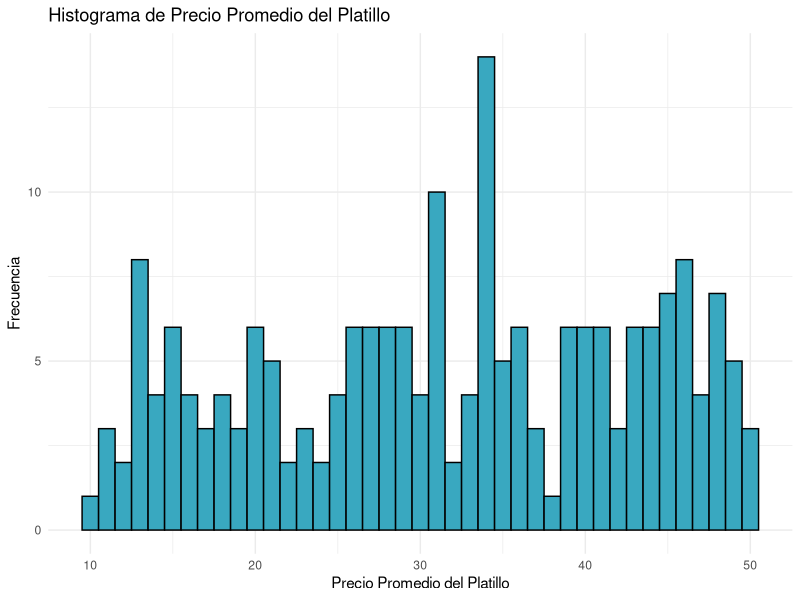
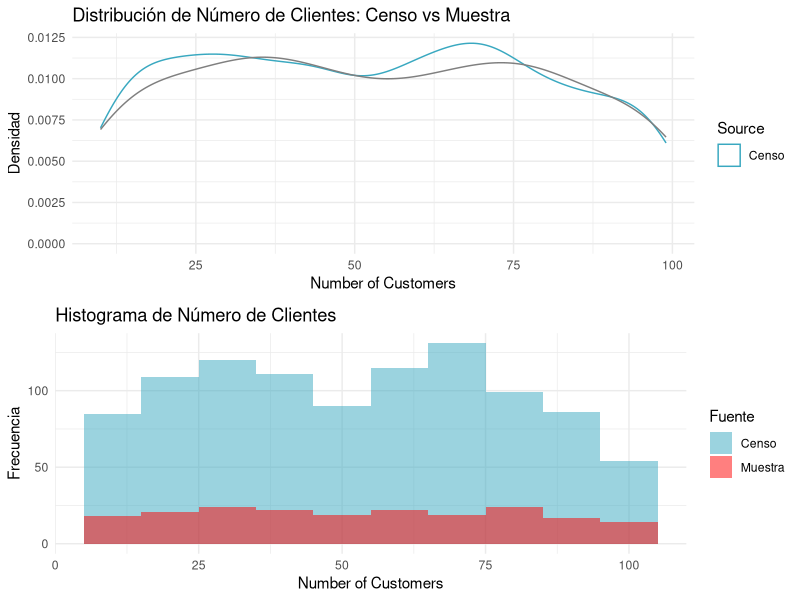
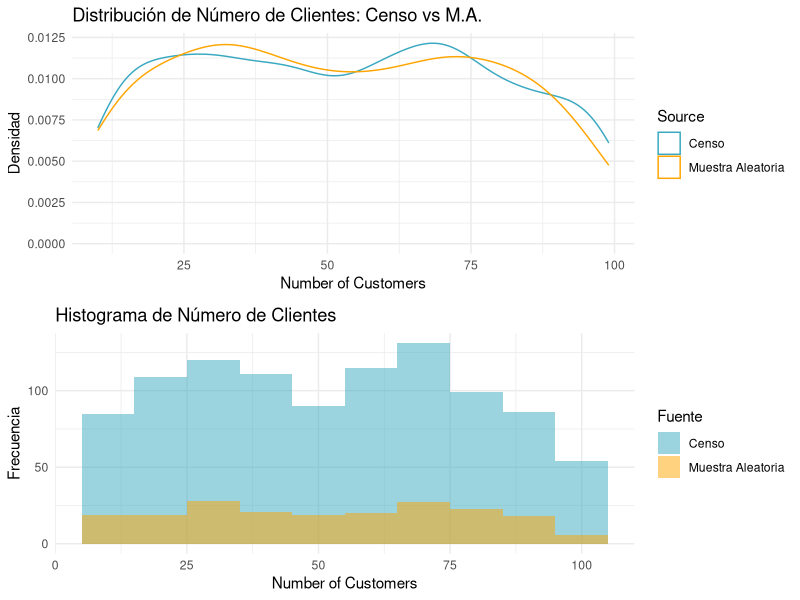
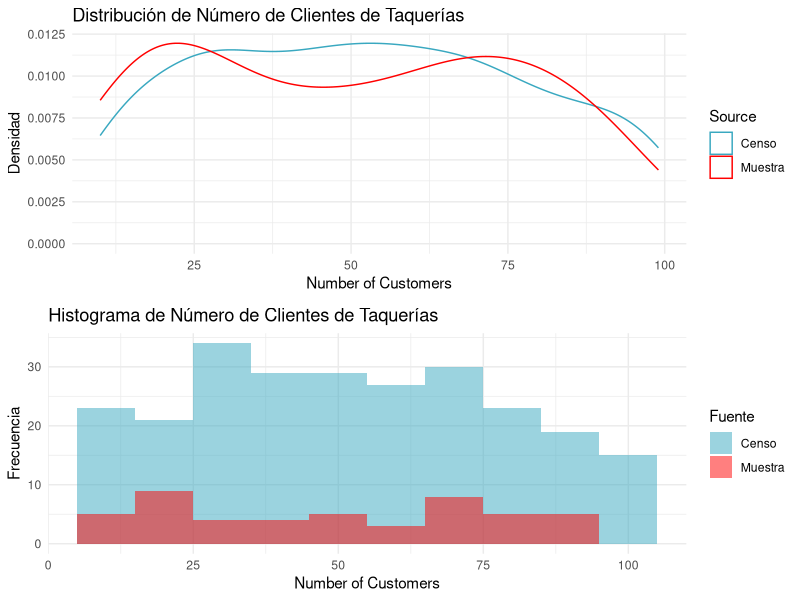
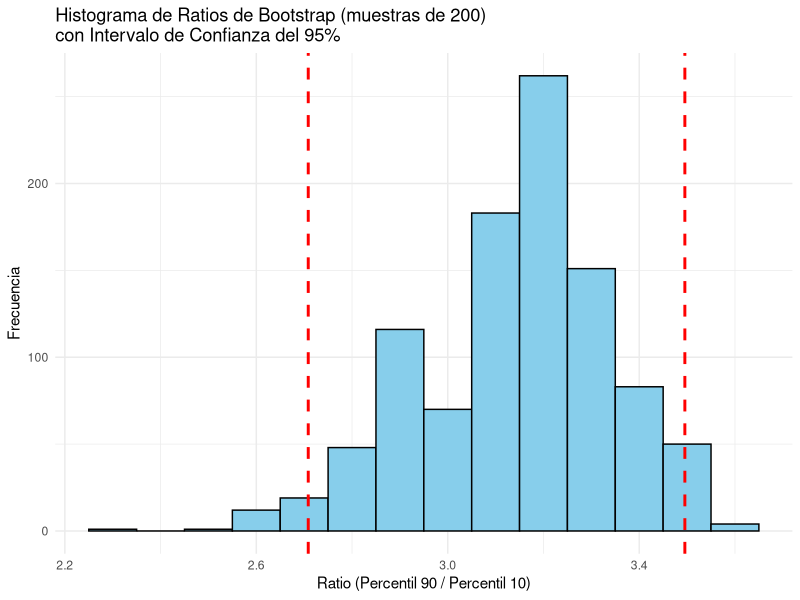
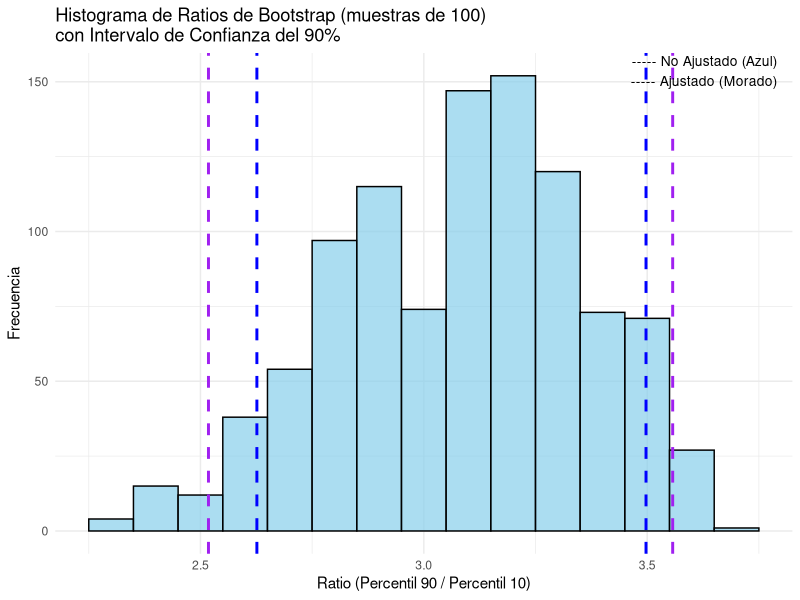

Reproduce these figures in R, in order.
## ---- chunk 1
library(tidyverse)
library(ggplot2)
library(dplyr)
library(gridExtra)
foodtruck <- read_csv("foodtrucks.csv")
foodtruck20 <- read_csv("foodtrucks20.csv") 
set.seed(69)
## ---- chunk 2
head(foodtruck20)
## ---- chunk 3
summary(foodtruck20)
ggplot(foodtruck20, aes(x = Menu_Price)) +
  geom_histogram(binwidth = 1, fill = "#39a8c0", color = "black") +
  theme_minimal() +
  labs(title = "Histograma de Precio Promedio del Platillo",
       x = "Precio Promedio del Platillo",
       y = "Frecuencia")

## ---- chunk 4

t_test <- t.test(foodtruck20$Menu_Price, conf.level = 0.95)
cat("Podemos afirmar con un 95% de confianza que el precio promedio \ndel platillo se encuentra entre", "$",t_test$conf.int[1], "y $", t_test$conf.int[2], "MXM \n")

## ---- chunk 5

combined_data <- bind_rows(
  foodtruck %>% mutate(Source = "Censo"),
  foodtruck20 %>% mutate(Source = "Muestra")
)

representatividad_hist1 <- ggplot(combined_data, aes(x = Number_of_Customers, fill = Source)) +
  geom_histogram(data = subset(combined_data, Source == "Censo"), 
                 binwidth = 10, alpha = 0.5) +
  geom_histogram(data = subset(combined_data, Source == "Muestra"), 
                 binwidth = 10, alpha = 0.5) +
  scale_fill_manual(values = c("Censo" = "#39a8c0", "Muestra" = "red")) +
  labs(title = "Histograma de Número de Clientes",
       x = "Number of Customers",
       y = "Frecuencia",
       fill = "Fuente") +  
  theme_minimal()

representatividad_dist1 <- ggplot(combined_data, 
       aes(x = Number_of_Customers, color = Source)) +
      geom_density() +
      labs(title = "Distribución de Número de Clientes: Censo vs Muestra",
           x = "Number of Customers",
           y = "Densidad") +
      scale_color_manual(values = c("Censo" = "#39a8c0", "Muestra Aleatoria" = "red")) +
      theme_minimal()


grid.arrange(representatividad_dist1, representatividad_hist1, ncol = 1)
## ---- chunk 6
# obtenemos el tamaño de muestra (20% del total del censo)
n <- nrow(foodtruck)
sample_size <- round(0.2 * n)
muestra_aleatoria <- foodtruck[sample(n, sample_size ), ]

combined_data_ma <- bind_rows(
              foodtruck %>% mutate(Source = "Censo"),
              muestra_aleatoria %>% mutate(Source = "Muestra Aleatoria")
              )

representatividad_hist2 <- ggplot(combined_data_ma, 
                                  aes(x = Number_of_Customers, fill = Source)) +
  geom_histogram(data = subset(combined_data, Source == "Censo"), 
                 binwidth = 10, alpha = 0.5) +
  geom_histogram(data = subset(combined_data_ma, Source == "Muestra Aleatoria"), 
                 binwidth = 10, alpha = 0.5) +
  scale_fill_manual(values = c("Censo" = "#39a8c0", "Muestra Aleatoria" = "orange")) +
  labs(title = "Histograma de Número de Clientes",
       x = "Number of Customers",
       y = "Frecuencia",
       fill = "Fuente") +  
  theme_minimal()

# Gráfico de densidad para Number_of_Customers
representatividad_dist2 <- ggplot(combined_data_ma, 
       aes(x = Number_of_Customers, color = Source)) +
      geom_density() +
      labs(title = "Distribución de Número de Clientes: Censo vs M.A.",
           x = "Number of Customers",
           y = "Densidad") +
      scale_color_manual(values = c("Censo" = "#39a8c0", "Muestra Aleatoria" = "orange")) +
      theme_minimal()

grid.arrange(representatividad_dist2, representatividad_hist2, ncol = 1)

## ---- chunk 7
#Tacos


combined_data_tacos <- bind_rows(
  filter(foodtruck, Cuisine_Type == "Tacos") %>% mutate(Source = "Censo"),
  filter(muestra_aleatoria, Cuisine_Type == "Tacos") %>% mutate(Source = "Muestra")
)

# Histograma para taquerías
representatividad_hist_tacos <- ggplot(
  combined_data_tacos, aes(x = Number_of_Customers, fill = Source)) +
  geom_histogram(data = subset(combined_data_tacos, Source == "Censo"), 
                 binwidth = 10, alpha = 0.5) +
  geom_histogram(data = subset(combined_data_tacos, Source == "Muestra"), 
                 binwidth = 10, alpha = 0.5) +
  scale_fill_manual(values = c("Censo" = "#39a8c0", "Muestra" = "red")) +
  labs(title = "Histograma de Número de Clientes de Taquerías",
       x = "Number of Customers",
       y = "Frecuencia",
       fill = "Fuente") +  
  theme_minimal()

# Distribución de densidad para taquerías
representatividad_dist_tacos <- ggplot(
  combined_data_tacos, aes(x = Number_of_Customers, color = Source)) +
      geom_density() +
      labs(title = "Distribución de Número de Clientes de Taquerías",
           x = "Number of Customers",
           y = "Densidad") +
      scale_color_manual(values = c("Censo" = "#39a8c0", "Muestra" = "red")) +
      theme_minimal()

grid.arrange(representatividad_dist_tacos, representatividad_hist_tacos, ncol = 1)
## ---- chunk 8
#count(foodtruck20, Cuisine_Type)
t_test_tacos <- t.test(filter(foodtruck20, Cuisine_Type == "Tacos")$Menu_Price, 
                       filter(foodtruck20, Cuisine_Type != "Tacos")$Menu_Price,
                       conf.level = 0.95)

cat(
"La prueba de hipótesis nos da un P-value de", t_test_tacos$p.value, "por lo que no tenemos \nevidencia suficiente para rechazar la hipótesis nula. Es decir, no podemos decir \nque la media de precios de los tacos sea diferente a la media de los precios \nde los otros foodtrucks.\n"
)

## ---- chunk 9

# función para el ratio
get_ratio <- function(data){
  p90 <- quantile(data, 0.9)
  p10 <- quantile(data, 0.1)
  
  return(p90/p10)
}

# Vector para guardar los resultados del bootstrap.


#data: dataset (debe tener columna Menu_Price)
#n: tamaño de submuestras
bootstrap_Menu_Price_ratios <- function(data, n){
  repeticiones <- 1000
  bootstrap_ratios <- numeric(repeticiones)
  for(i in 1:repeticiones){
    # Generamos una submuestra aleatoria de tamaño n
    sample_data <- data$Menu_Price[sample(nrow(data), size = n, replace = TRUE)] # Corrección aquí
    
    # Calculamos el ratio para cada submuestra
    bootstrap_ratios[i] <- get_ratio(sample_data)
  }
  
  return(bootstrap_ratios)
}

bootstrap200 <- bootstrap_Menu_Price_ratios(foodtruck20, 200)

mean_bootstrap200 <- mean(bootstrap200)
ic_bootstrap200 <- quantile(bootstrap200, probs = c(0.025, 0.975))


cat("Estimación puntual del ratio:", mean_bootstrap200, " con un intervalo de confianza \ndel 95% entre", ic_bootstrap200," para el ratio con muestras de 200 obs. \n")


hist_bootstrap200 <- ggplot(data.frame(bootstrap200), aes(x = bootstrap200)) +
  geom_histogram(binwidth = 0.1, fill = "skyblue", color = "black") +
  geom_vline(xintercept = ic_bootstrap200[1], color = "red", linetype = "dashed", linewidth = 1) +
  geom_vline(xintercept = ic_bootstrap200[2], color = "red", linetype = "dashed", linewidth = 1) +
  labs(title = "Histograma de Ratios de Bootstrap (muestras de 200) \ncon Intervalo de Confianza del 95%",
       x = "Ratio (Percentil 90 / Percentil 10)",
       y = "Frecuencia") +
  theme_minimal()

hist_bootstrap200


## ---- chunk 10
# Actualización de la función para incluir el cálculo de la varianza ajustada
# L: tamaño de submuestra
# M: número de repeticiónes
bootstrap_Menu_Price_ratios_var_adjusted <- function(data, L, M){
  n <- nrow(data) # Tamaño de la muestra original
  bootstrap_ratios <- numeric(M) # Para almacenar los ratios calculados en cada repetición
  bootstrap_vars <- numeric(M) # Para almacenar las varianzas ajustadas en cada repetición
  
  for(i in 1:M){ # Repetir M veces
   # Seleccionar una submuestra aleatoria de tamaño L
    sample_data <- data$Menu_Price[sample(n, size = L, replace = TRUE)]
    
    # Calcular el ratio para la submuestra
    ratio <- get_ratio(sample_data)
    bootstrap_ratios[i] <- ratio
    
    # Calcular la varianza ajustada para la submuestra
    Xboot <- mean(sample_data) # Media de la submuestra bootstrap
    var_adjusted <- (L / n) * (1 / (M - 1)) * sum((sample_data - Xboot)^2)
    bootstrap_vars[i] <- var_adjusted
  }
  
  return(list(ratios = bootstrap_ratios, variances = bootstrap_vars))
}


# Aplicar la función al dataframe foodtruck20 con M = 100
bootstrap100_adj <- bootstrap_Menu_Price_ratios_var_adjusted(foodtruck20, 100, 1000)

# Calcular la varianza promedio ajustada de las repeticiones de bootstrap y la media
mean_var_adjusted <- mean(bootstrap100_adj$variances)
mean_bootstrap100 <- mean(bootstrap100_adj$ratios)
ic_bootstrap100_adj <- quantile(bootstrap100_adj$ratios, probs = c(0.025, 0.975))


# bootstrap no ajustado
bootstrap100 <- bootstrap_Menu_Price_ratios(foodtruck20, 100)
ic_bootstrap100 <- quantile(bootstrap100, probs = c(0.05, 0.95))



# Crear el histograma y añadir intervalos de confianza
histograma <- ggplot(data.frame(Ratio = bootstrap100_adj$ratios), 
                     aes(x = Ratio)) +
  geom_histogram(binwidth = 0.1, fill = "skyblue", color = "black", alpha = 0.7) +
  geom_vline(xintercept = ic_bootstrap100[1], color = "blue", linetype = "dashed", linewidth = 1) +
  geom_vline(xintercept = ic_bootstrap100[2], color = "blue", linetype = "dashed", linewidth = 1) +
  geom_vline(xintercept = ic_bootstrap100_adj[1], color = "purple", linetype = "dashed", linewidth = 1) +
  geom_vline(xintercept = ic_bootstrap100_adj[2], color = "purple", linetype = "dashed", linewidth = 1) +
  scale_color_manual(name = "Intervalo de Confianza", 
                     values = c("Ajustado" = "purple", "No Ajustado" = "blue")) +
  labs(title = "Histograma de Ratios de Bootstrap (muestras de 100) \ncon Intervalo de Confianza del 90%",
       x = "Ratio (Percentil 90 / Percentil 10)",
       y = "Frecuencia") +
  theme_minimal() +
  theme(legend.position = "bottom")

# Debido a que ggplot2 no permite añadir directamente una leyenda para geom_vline, utilizaremos annotate para la leyenda
histograma + annotate("text", x = Inf, y = Inf, label = "----- No Ajustado (Azul)\n----- Ajustado (Morado)", 
                      hjust = 1.1, vjust = 1.1, size = 3.5, color = "black")

cat("Estimación puntual del ratio:", mean_bootstrap100, " con un intervalo de confianza \ndel 95% entre", ic_bootstrap100_adj," para el ratio con muestras de 100 obs. \n")


